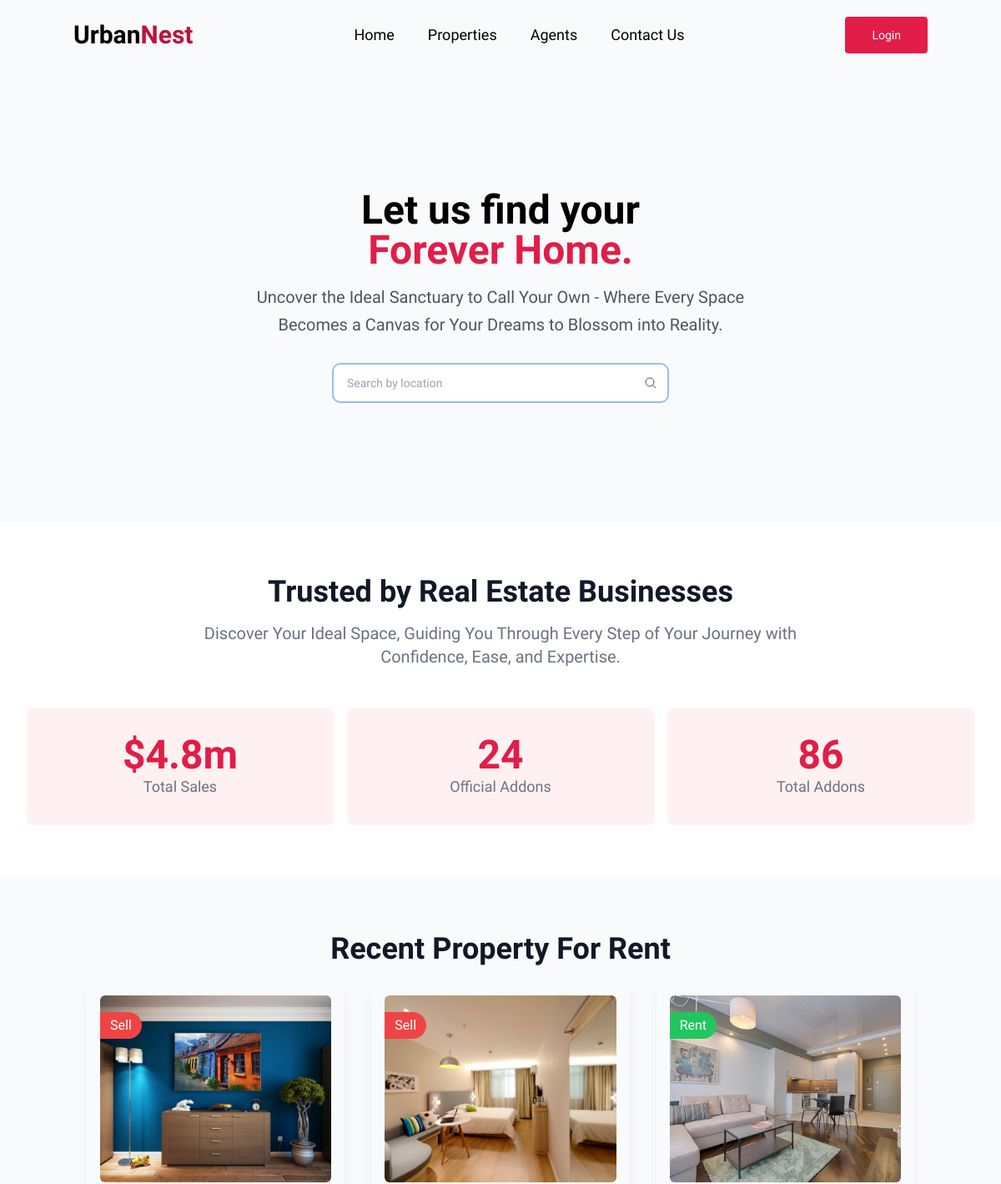
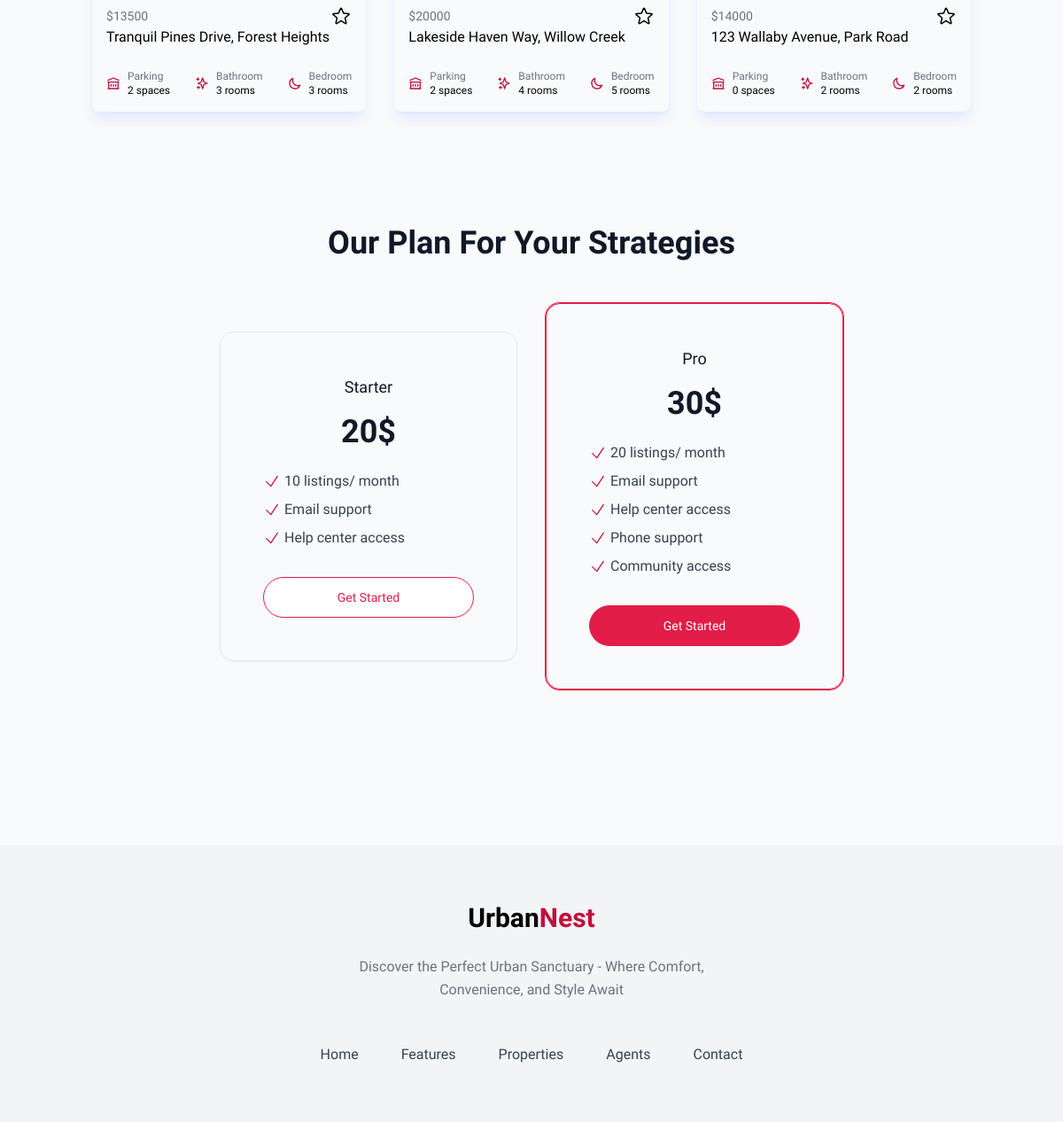
The page / on the database its author committed (2 pictures, top to bottom).
### spacenest/models.py (models this page shows, shortened)
class Property(models.Model):
    PROVINCE_CHOICES = [
        ("koshi", _("Koshi Province")),
        ("madhesh", _("Madhesh Province")),
        ("bagmati", _("Bagmati Province")),
        ("gandaki", _("Gandaki Province")),
        ("lumbini", _("Lumbini Province")),
        ("karnali", _("Karnali Province")),
        ("sudurpashchim", _("Sudurpashchim Province")),
    ]
    LISTING_TYPE_CHOICES = [
        ("sell", _("Sell")),
        ("rent", _("Rent")),
    ]
    id = models.CharField(
        _("ID"), primary_key=True, max_length=22, default=shortuuid.uuid, editable=False
    )
    name = models.CharField(_("Property Name"), max_length=200)
    location = models.CharField(_("Location"), max_length=200)
    province = models.CharField(_("Province"), max_length=200, choices=PROVINCE_CHOICES)
    listing_type = models.CharField(
        _("Listing Type"), max_length=20, choices=LISTING_TYPE_CHOICES
    )
    description = CKEditor5Field("Text", config_name="extends")
    price = models.PositiveIntegerField(_("Price"))
    property_image = models.ImageField(
        _("Property Image"),
        upload_to="property/",
        default="property/default.jpg",
        null=True,
        blank=True,
    )
    owner = models.ForeignKey(User, on_delete=models.CASCADE, verbose_name=_("Owner"))
    parking = models.PositiveIntegerField(_("Parking Space"), default=0)
    bathroom = models.PositiveIntegerField(_("Bathroom"), default=0)
    bedroom = models.PositiveIntegerField(_("Bedroom"), default=0)
    class Meta:
        verbose_name_plural = "Properties"

### spacenest/views.py (the view)
# urls.py: path("", index, name="index"),
def index(request):
    properties = Property.objects.all()[:3]
    context = {"properties": properties}
    return render(request, "spacenest/index.html", context)

### spacenest/templates/spacenest/index.html (shortened to what this page needs)
{% extends "main.html" %} {% block content %} {% load static %}
<section>
  <div
    class="flex items-center justify-center z-50 mx-auto max-w-screen-xl px-4 py-36 sm:px-6 lg:flex lg:items-center lg:px-8">
    <div class="text-center ltr:sm:text-left rtl:sm:text-right">
      <h1 class="text-3xl font-extrabold sm:text-5xl">
        Let us find your
        <strong class="block font-extrabold text-rose-600">
          Forever Home.
        </strong>
      </h1>
      <p class="mt-4 max-w-2xl sm:text-xl/relaxed text-gray-600">
        Uncover the Ideal Sanctuary to Call Your Own - Where Every Space Becomes
        a Canvas for Your Dreams to Blossom into Reality.
      </p>
      <div class="mt-8 flex items-center justify-center gap-4 text-center">
        <form action="{% url 'properties' %}" method="get">
          <div class="relative">
            <input type="text" name="location" id="Search" placeholder="Search by location"
              class="w-[400px] rounded-lg px-4 py-3 shadow-sm sm:text-sm ring-2" />
            <span class="absolute inset-y-0 end-0 grid w-10 place-content-center">
              <button type="button" class="text-gray-600 hover:text-gray-700">
                <svg xmlns="http://www.w3.org/2000/svg" fill="none" viewBox="0 0 24 24" stroke-width="1.5"
                  stroke="currentColor" class="h-4 w-4">
                  <path stroke-linecap="round" stroke-linejoin="round"
                    d="M21 21l-5.197-5.197m0 0A7.5 7.5 0 105.196 5.196a7.5 7.5 0 0010.607 10.607z" />
                </svg>
              </button>
            </span>
          </div>
        </form>
      </div>
    </div>
  </div>
</section>
<section class="bg-white">
  <div class="mx-auto max-w-screen-xl px-4 py-12 sm:px-6 md:py-16 lg:px-8">
    <div class="mx-auto max-w-3xl text-center">
      <h2 class="text-3xl font-bold text-gray-900 sm:text-4xl">
        Trusted by Real Estate Businesses
      </h2>
      <p class="mt-4 text-gray-500 sm:text-xl">
        Discover Your Ideal Space, Guiding You Through Every Step of Your Journey with Confidence, Ease, and Expertise.
      </p>
    </div>
    <div class="mt-8 sm:mt-12">
      <dl class="grid grid-cols-1 gap-4 sm:grid-cols-3">
        <div class="flex flex-col rounded-lg bg-rose-50 px-4 py-8 text-center">
          <dt class="order-last text-lg font-medium text-gray-500">
            Total Sales
          </dt>
          <dd class="text-4xl font-extrabold text-rose-600 md:text-5xl">
            $4.8m
          </dd>
        </div>
        <div class="flex flex-col rounded-lg bg-rose-50 px-4 py-8 text-center">
          <dt class="order-last text-lg font-medium text-gray-500">
            Official Addons
          </dt>
          <dd class="text-4xl font-extrabold text-rose-600 md:text-5xl">24</dd>
        </div>
        <div class="flex flex-col rounded-lg bg-rose-50 px-4 py-8 text-center">
          <dt class="order-last text-lg font-medium text-gray-500">
            Total Addons
          </dt>
          <dd class="text-4xl font-extrabold text-rose-600 md:text-5xl">86</dd>
        </div>
      </dl>
    </div>
  </div>
</section>
<section class="container mx-auto my-16">
  <div>
    <h1 class="text-4xl text-gray-900 text-center font-bold">
      Recent Property For Rent
    </h1>
  </div>
  <div class="grid lg:grid-cols-3 gap-8 px-4 my-5">
    {% for property in properties %}
    <div class="block rounded-lg p-4 shadow-lg shadow-indigo-100 overflow-hidden relative">
      <span class="px-3 absolute mt-5 text-white rounded-r-full py-1 {% if property.listing_type == 'sell' %}bg-red-500{% else %}bg-green-500{% endif %} capitalize">{{property.listing_type}}</span>
      <img alt="" src="{{property.property_image.url}}" class="h-56 w-full rounded-md object-cover" />
      <div class="mt-2">
        <dl>
          <div class="flex items-center justify-between">
            <dd class="text-sm text-gray-500">${{property.price}}</dd>
          </div>
          <div>
            <dd class="font-medium">{{property.name}}</dd>
          </div>
        </dl>
        <div class="mt-6 flex items-center justify-between text-xs">
          <div class="sm:inline-flex sm:shrink-0 sm:items-center sm:gap-2">
            <svg class="size-4 text-rose-700" xmlns="http://www.w3.org/2000/svg" fill="none" viewBox="0 0 24 24"
              stroke="currentColor">
              <path stroke-linecap="round" stroke-linejoin="round" stroke-width="2"
                d="M8 14v3m4-3v3m4-3v3M3 21h18M3 10h18M3 7l9-4 9 4M4 10h16v11H4V10z" />
            </svg>
            <div class="mt-1.5 sm:mt-0">
              <p class="text-gray-500">Parking</p>
              <p class="font-medium">{{property.parking}} spaces</p>
            </div>
          </div>
          <div class="sm:inline-flex sm:shrink-0 sm:items-center sm:gap-2">
            <svg class="size-4 text-rose-700" xmlns="http://www.w3.org/2000/svg" fill="none" viewBox="0 0 24 24"
              stroke="currentColor">
              <path stroke-linecap="round" stroke-linejoin="round" stroke-width="2"
                d="M5 3v4M3 5h4M6 17v4m-2-2h4m5-16l2.286 6.857L21 12l-5.714 2.143L13 21l-2.286-6.857L5 12l5.714-2.143L13 3z" />
            </svg>
            <div class="mt-1.5 sm:mt-0">
              <p class="text-gray-500">Bathroom</p>
              <p class="font-medium">{{property.bathroom}} rooms</p>
            </div>
          </div>
          <div class="sm:inline-flex sm:shrink-0 sm:items-center sm:gap-2">
            <svg class="size-4 text-rose-700" xmlns="http://www.w3.org/2000/svg" fill="none" viewBox="0 0 24 24"
              stroke="currentColor">
              <path stroke-linecap="round" stroke-linejoin="round" stroke-width="2"
                d="M20.354 15.354A9 9 0 018.646 3.646 9.003 9.003 0 0012 21a9.003 9.003 0 008.354-5.646z" />
            </svg>
            <div class="mt-1.5 sm:mt-0">
              <p class="text-gray-500">Bedroom</p>
              <p class="font-medium">{{property.bedroom}} rooms</p>
            </div>
          </div>
        </div>
      </div>
    </div>
    {% endfor %}
  </div>
</section>
<section class="my-32">
  <div class="text-center">
    <h1 class="text-4xl text-gray-900 font-bold">
      Our Plan For Your Strategies
    </h1>
  </div>
  <div class="mx-auto max-w-3xl px-4 py-8 sm:px-6 sm:py-12 lg:px-8">
    <div class="grid grid-cols-1 gap-4 sm:grid-cols-2 sm:items-center md:gap-8">
      <div class="rounded-2xl border border-rose-600 p-6 shadow-sm ring-1 ring-rose-600 sm:order-last sm:px-8 lg:p-12">
        <div class="text-center">
          <h2 class="text-lg font-medium text-gray-900">
            Pro
          </h2>
          <p class="mt-2 sm:mt-4">
            <strong class="text-3xl font-bold text-gray-900 sm:text-4xl">
              30$
            </strong>
          </p>
        </div>
        <ul class="mt-6 space-y-2">
          <li class="flex items-center gap-1">
            <svg xmlns="http://www.w3.org/2000/svg" fill="none" viewBox="0 0 24 24" stroke-width="1.5"
              stroke="currentColor" class="size-5 text-rose-700">
              <path stroke-linecap="round" stroke-linejoin="round" d="M4.5 12.75l6 6 9-13.5" />
            </svg>
            <span class="text-gray-700"> 20 listings/ month</span>
          </li>
          <li class="flex items-center gap-1">
            <svg xmlns="http://www.w3.org/2000/svg" fill="none" viewBox="0 0 24 24" stroke-width="1.5"
              stroke="currentColor" class="size-5 text-rose-700">
              <path stroke-linecap="round" stroke-linejoin="round" d="M4.5 12.75l6 6 9-13.5" />
            </svg>
            <span class="text-gray-700"> Email support </span>
          </li>
          <li class="flex items-center gap-1">
            <svg xmlns="http://www.w3.org/2000/svg" fill="none" viewBox="0 0 24 24" stroke-width="1.5"
              stroke="currentColor" class="size-5 text-rose-700">
              <path stroke-linecap="round" stroke-linejoin="round" d="M4.5 12.75l6 6 9-13.5" />
            </svg>
            <span class="text-gray-700"> Help center access </span>
          </li>
          <li class="flex items-center gap-1">
            <svg xmlns="http://www.w3.org/2000/svg" fill="none" viewBox="0 0 24 24" stroke-width="1.5"
              stroke="currentColor" class="size-5 text-rose-700">
              <path stroke-linecap="round" stroke-linejoin="round" d="M4.5 12.75l6 6 9-13.5" />
            </svg>
            <span class="text-gray-700"> Phone support </span>
          </li>
          <li class="flex items-center gap-1">
            <svg xmlns="http://www.w3.org/2000/svg" fill="none" viewBox="0 0 24 24" stroke-width="1.5"
              stroke="currentColor" class="size-5 text-rose-700">
              <path stroke-linecap="round" stroke-linejoin="round" d="M4.5 12.75l6 6 9-13.5" />
            </svg>
            <span class="text-gray-700"> Community access </span>
          </li>
        </ul>
        <a href="#"
          class="mt-8 block rounded-full border border-rose-600 bg-rose-600 px-12 py-3 text-center text-sm font-medium text-white hover:bg-rose-700 hover:ring-1 hover:ring-rose-700 focus:outline-none focus:ring active:text-rose-500">
          Get Started
        </a>
      </div>
      <div class="rounded-2xl border border-gray-200 p-6 shadow-sm sm:px-8 lg:p-12">
        <div class="text-center">
          <h2 class="text-lg font-medium text-gray-900">
            Starter
          </h2>
          <p class="mt-2 sm:mt-4">
            <strong class="text-3xl font-bold text-gray-900 sm:text-4xl">
              20$
            </strong>
          </p>
        </div>
        <ul class="mt-6 space-y-2">
          <li class="flex items-center gap-1">
            <svg xmlns="http://www.w3.org/2000/svg" fill="none" viewBox="0 0 24 24" stroke-width="1.5"
              stroke="currentColor" class="size-5 text-rose-700">
              <path stroke-linecap="round" stroke-linejoin="round" d="M4.5 12.75l6 6 9-13.5" />
            </svg>
            <span class="text-gray-700"> 10 listings/ month</span>
          </li>
          <li class="flex items-center gap-1">
            <svg xmlns="http://www.w3.org/2000/svg" fill="none" viewBox="0 0 24 24" stroke-width="1.5"
              stroke="currentColor" class="size-5 text-rose-700">
              <path stroke-linecap="round" stroke-linejoin="round" d="M4.5 12.75l6 6 9-13.5" />
            </svg>
            <span class="text-gray-700"> Email support </span>
          </li>
          <li class="flex items-center gap-1">
            <svg xmlns="http://www.w3.org/2000/svg" fill="none" viewBox="0 0 24 24" stroke-width="1.5"
              stroke="currentColor" class="size-5 text-rose-700">
              <path stroke-linecap="round" stroke-linejoin="round" d="M4.5 12.75l6 6 9-13.5" />
            </svg>
            <span class="text-gray-700"> Help center access </span>
          </li>
        </ul>
        <a href="#"
          class="mt-8 block rounded-full border border-rose-600 bg-white px-12 py-3 text-center text-sm font-medium text-rose-600 hover:ring-1 hover:ring-rose-600 focus:outline-none focus:ring active:text-rose-500">
          Get Started
        </a>
      </div>
    </div>
  </div>
</section>
{% endblock content %}

### rows shown on the page
Property: listing_type "Sell", property_image (picture), price "13500", name "Tranquil Pines Drive, Forest Heights", parking "2", bathroom "3", bedroom "3"
Property: listing_type "Sell", property_image (picture), price "20000", name "Lakeside Haven Way, Willow Creek", parking "2", bathroom "4", bedroom "5"
Property: listing_type "Rent", property_image (picture), price "14000", name "123 Wallaby Avenue, Park Road", parking "0", bathroom "2", bedroom "2"
